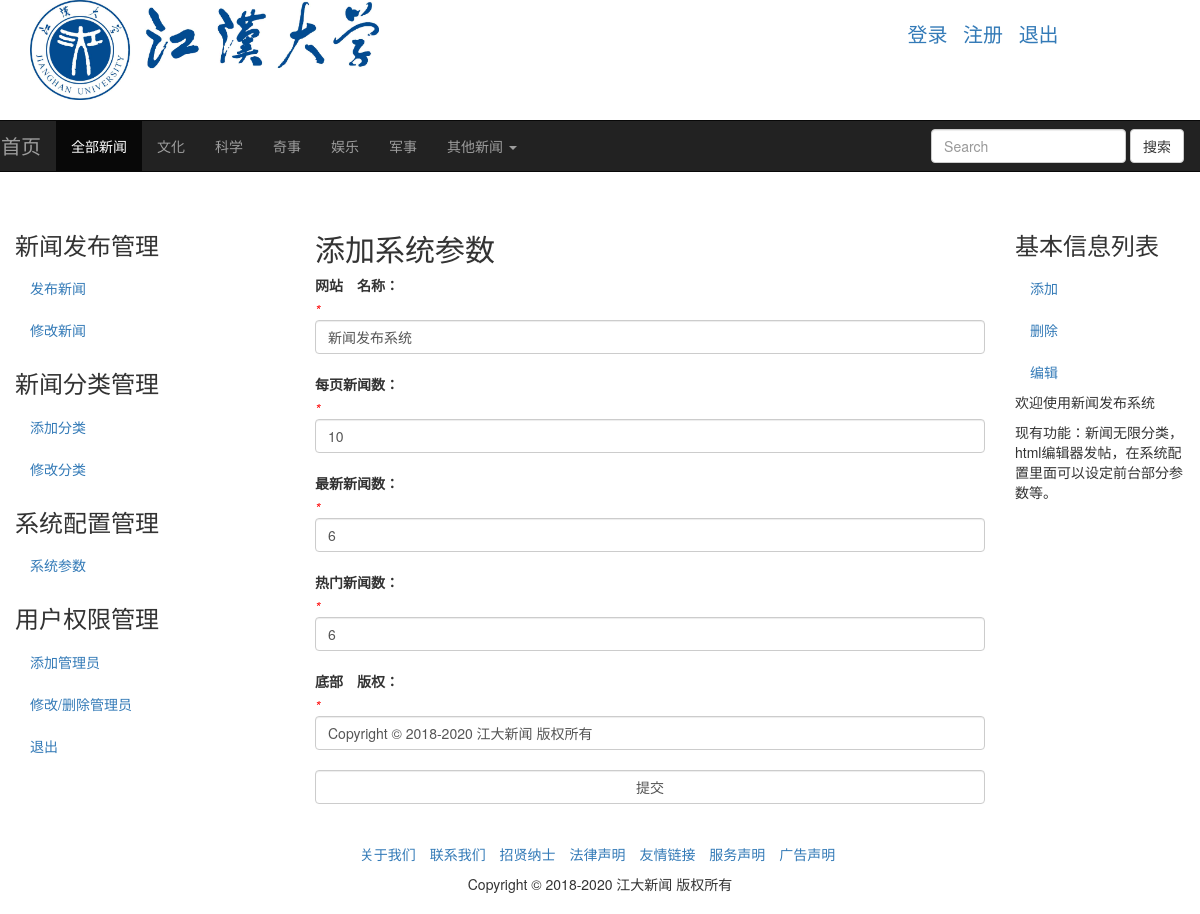
/addsystem.php (signed in), run on the app's committed database.
### tables this page shows
CREATE TABLE `class` (
  `id` tinyint(3) unsigned NOT NULL AUTO_INCREMENT COMMENT '//id',
  `class` varchar(20) NOT NULL COMMENT '//分类名',
  `typeid` tinyint(3) unsigned NOT NULL COMMENT '//分类级别id',
  `uptypeid` tinyint(3) unsigned NOT NULL COMMENT '//上级分类级别id',
  `px` tinyint(3) NOT NULL COMMENT '//分类名排序',
  PRIMARY KEY (`id`)
);

CREATE TABLE `system` (
  `id` tinyint(1) unsigned NOT NULL AUTO_INCREMENT COMMENT '//id',
  `name` varchar(255) NOT NULL COMMENT '//网站名',
  `pagenums` tinyint(3) NOT NULL COMMENT '//每页新闻条数',
  `newsnums` tinyint(2) NOT NULL COMMENT '//最新新闻数',
  `hotnums` tinyint(2) NOT NULL COMMENT '//热门新闻数',
  `copy` varchar(50) NOT NULL,
  PRIMARY KEY (`id`)
);

### addsystem.php (the view, shortened to what this page needs)
<!DOCTYPE>
<html>
<head>
		<link href="css/bootstrap.min.css" rel="stylesheet">
</head>
<body>
<?php
require 'head.php';
?>
<div class="container-fluid" style="margin-top: 20px;">
	<div class="row">
	<?php require 'left2.php';?>
		<div class="col-sm-7">
			<h2>添加系统参数</h2>
			<form role="form" method="post" action="?action=addclass">
						<div class="form-group">
						<?php
						$_result=mysql_query("select * from system");
                        $_rows=mysql_fetch_array($_result);
                        ?>
		<label for="name">网站　名称：</label><br />
		<em style="color: red;">*</em><input type="text" class="form-control" name="name" value="<?php echo $_rows['name']?>"><br />
		<label for="name">每页新闻数：</label><br />
		<em style="color: red;">*</em><input type="text" class="form-control" name="pagenums" value="<?php echo $_rows['pagenums']?>"><br />
		<label for="name">最新新闻数：</label><br />
		<em style="color: red;">*</em><input type="text" class="form-control" name="newsnums" value="<?php echo $_rows['newsnums']?>"><br />
		<label for="name">热门新闻数：</label><br />
		<em style="color: red;">*</em><input type="text" class="form-control" name="hotnums" value="<?php echo $_rows['newsnums']?>"><br />
		<label for="name">底部　版权：</label><br />
		<em style="color: red;">*</em><input type="text" class="form-control" name="copy" value="<?php echo $_rows['copy']?>"><br />
<input type="submit" value="提交" class="form-control"><br />
</div>
</form>
		</div>
	<?php require 'right2.php';?>
	</div>
</div>
<?php
require 'foot.php';
?>
</body>
</html>

### head.php (shortened to what this page needs)
<div class="container-fluid">
			<div class="col-md-4">
				<img src="img/whxy_badge.png" height="100"/>
			</div>
			<div class="col-md-3" style="padding-top:20px;font-size: 20px;">
				<ol class="list-inline">
					<li><a href="login.php">登录</a></li>
					<li><a href="register.php">注册</a></li>
					<li><a href="exit.php?action=exit">退出</a></li>
				</ol>
			</div>
		</div>
		<div class="row" style="margin-top: 20px;">
			<nav class="navbar navbar-inverse">
			  <div class="container-fluid">
			    <div class="navbar-header" >
			      <a class="navbar-brand" href="index.php" style="font-size: 20px;">首页</a>
			    </div>
			    <div class="collapse navbar-collapse" id="bs-example-navbar-collapse-1">
			      <ul class="nav navbar-nav">
			        <li class="active"><a href="sqlgunallnews.php">全部新闻<span class="sr-only">(current)</span></a></li>
			        <?php
$_result=mysql_query("select id,class from class where typeid='1'");
while (!!$_rows=mysql_fetch_array($_result)) {?>
<li><a href="sqlgunclass.php?id=<?php echo $_rows['id']?>"><?php echo $_rows['class']?></a></li>
<?php
}
?>
			        <li class="dropdown">
			          <a href="#" class="dropdown-toggle" data-toggle="dropdown" role="button" aria-haspopup="true" aria-expanded="false">其他新闻 <span class="caret"></span></a>
			        </li>
			      </ul>
			      <form method="post" action="sqlgunsearch.php" class="navbar-form navbar-right">
			        <div class="form-group">
			          <input name="key" type="text" class="form-control" placeholder="Search">
			        </div>
			        <button type="submit" class="btn btn-default">搜索</button>
			      </form>
			    </div>
			  </div>
			</nav>
		</div>

### data on the page
class: class "文化"
class: class "科学"
class: class "奇事"
class: class "娱乐"
class: class "军事"
system: name "新闻发布系统", pagenums "10", newsnums "6", hotnums "6", copy "Copyright © 2018-2020 江大新闻 版权所有"
